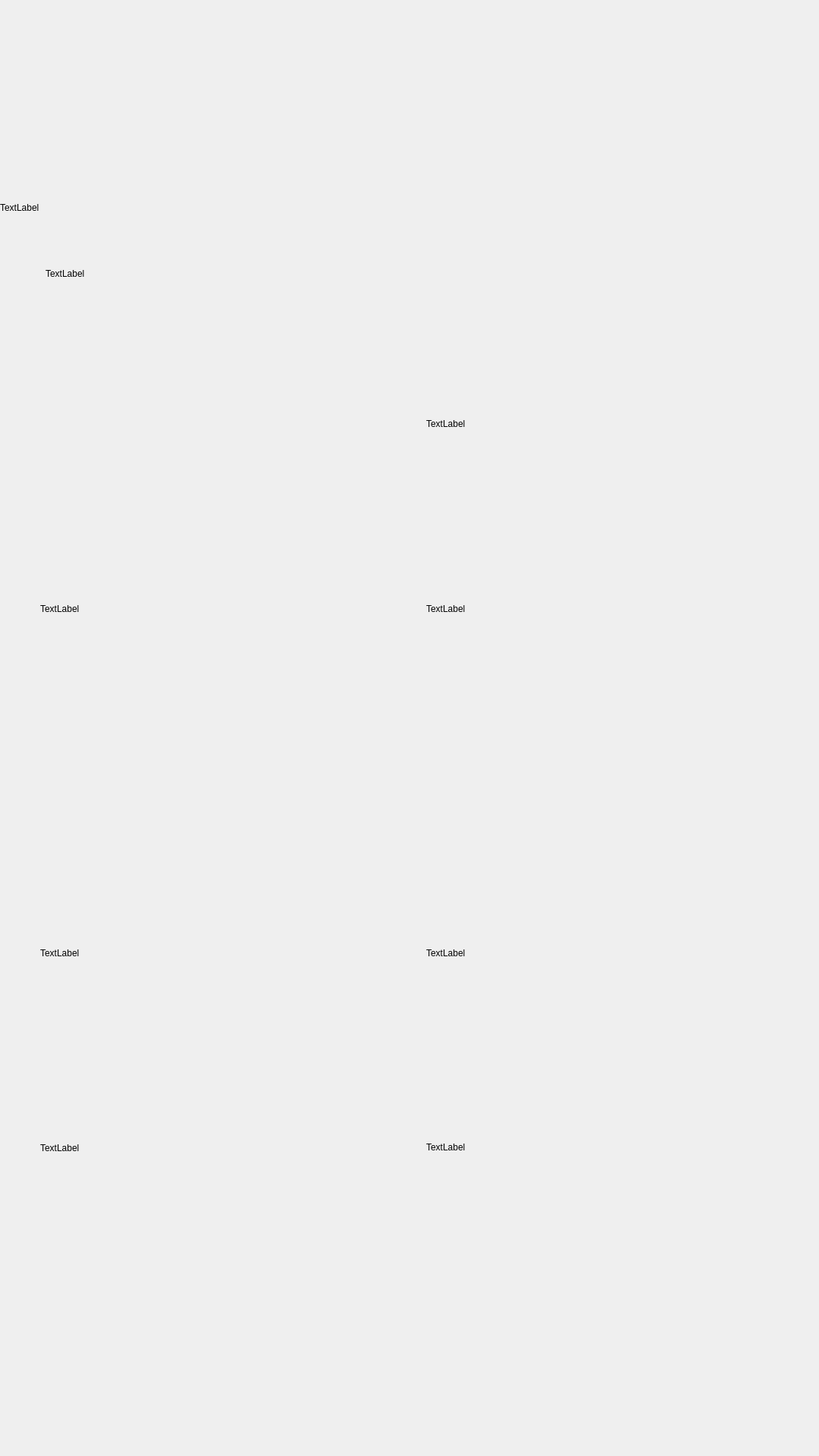
<?xml version="1.0" encoding="UTF-8"?>
<ui version="4.0">
 <class>page_idle_products</class>
 <widget class="QWidget" name="page_idle_products">
  <property name="geometry">
   <rect>
    <x>0</x>
    <y>0</y>
    <width>1080</width>
    <height>1920</height>
   </rect>
  </property>
  <property name="windowTitle">
   <string>Form</string>
  </property>
  <property name="styleSheet">
   <string notr="true"/>
  </property>
  <widget class="QLabel" name="label_product_1_photo">
   <property name="geometry">
    <rect>
     <x>53</x>
     <y>334</y>
     <width>450</width>
     <height>450</height>
    </rect>
   </property>
   <property name="font">
    <font>
     <pointsize>48</pointsize>
     <weight>75</weight>
     <bold>true</bold>
    </font>
   </property>
   <property name="styleSheet">
    <string notr="true"/>
   </property>
   <property name="text">
    <string/>
   </property>
   <property name="alignment">
    <set>Qt::AlignCenter</set>
   </property>
   <property name="wordWrap">
    <bool>true</bool>
   </property>
  </widget>
  <widget class="QLabel" name="label_product_2_photo">
   <property name="geometry">
    <rect>
     <x>562</x>
     <y>334</y>
     <width>450</width>
     <height>450</height>
    </rect>
   </property>
   <property name="font">
    <font>
     <pointsize>48</pointsize>
     <weight>75</weight>
     <bold>true</bold>
    </font>
   </property>
   <property name="layoutDirection">
    <enum>Qt::LeftToRight</enum>
   </property>
   <property name="styleSheet">
    <string notr="true"/>
   </property>
   <property name="text">
    <string/>
   </property>
   <property name="alignment">
    <set>Qt::AlignCenter</set>
   </property>
   <property name="wordWrap">
    <bool>true</bool>
   </property>
  </widget>
  <widget class="QLabel" name="label_product_3_photo">
   <property name="geometry">
    <rect>
     <x>53</x>
     <y>1032</y>
     <width>450</width>
     <height>450</height>
    </rect>
   </property>
   <property name="font">
    <font>
     <pointsize>48</pointsize>
     <weight>75</weight>
     <bold>true</bold>
    </font>
   </property>
   <property name="layoutDirection">
    <enum>Qt::LeftToRight</enum>
   </property>
   <property name="styleSheet">
    <string notr="true"/>
   </property>
   <property name="text">
    <string/>
   </property>
   <property name="alignment">
    <set>Qt::AlignCenter</set>
   </property>
   <property name="wordWrap">
    <bool>true</bool>
   </property>
  </widget>
  <widget class="QLabel" name="label_product_4_photo">
   <property name="geometry">
    <rect>
     <x>562</x>
     <y>1032</y>
     <width>450</width>
     <height>450</height>
    </rect>
   </property>
   <property name="font">
    <font>
     <pointsize>48</pointsize>
     <weight>75</weight>
     <bold>true</bold>
    </font>
   </property>
   <property name="layoutDirection">
    <enum>Qt::LeftToRight</enum>
   </property>
   <property name="styleSheet">
    <string notr="true"/>
   </property>
   <property name="text">
    <string/>
   </property>
   <property name="alignment">
    <set>Qt::AlignCenter</set>
   </property>
   <property name="wordWrap">
    <bool>true</bool>
   </property>
  </widget>
  <widget class="QLabel" name="label_product1_price">
   <property name="geometry">
    <rect>
     <x>50</x>
     <y>820</y>
     <width>450</width>
     <height>71</height>
    </rect>
   </property>
   <property name="text">
    <string/>
   </property>
  </widget>
  <widget class="QLabel" name="label_product2_price">
   <property name="geometry">
    <rect>
     <x>562</x>
     <y>820</y>
     <width>450</width>
     <height>81</height>
    </rect>
   </property>
   <property name="text">
    <string/>
   </property>
  </widget>
  <widget class="QLabel" name="label_product3_price">
   <property name="geometry">
    <rect>
     <x>53</x>
     <y>1520</y>
     <width>450</width>
     <height>71</height>
    </rect>
   </property>
   <property name="text">
    <string/>
   </property>
  </widget>
  <widget class="QLabel" name="label_product4_price">
   <property name="geometry">
    <rect>
     <x>562</x>
     <y>1520</y>
     <width>450</width>
     <height>71</height>
    </rect>
   </property>
   <property name="text">
    <string/>
   </property>
  </widget>
  <widget class="QLabel" name="label_product_3_type">
   <property name="geometry">
    <rect>
     <x>53</x>
     <y>1490</y>
     <width>450</width>
     <height>48</height>
    </rect>
   </property>
   <property name="text">
    <string>TextLabel</string>
   </property>
  </widget>
  <widget class="QLabel" name="label_product_2_type">
   <property name="geometry">
    <rect>
     <x>562</x>
     <y>780</y>
     <width>450</width>
     <height>46</height>
    </rect>
   </property>
   <property name="text">
    <string>TextLabel</string>
   </property>
  </widget>
  <widget class="QLabel" name="label_product_4_type">
   <property name="geometry">
    <rect>
     <x>562</x>
     <y>1490</y>
     <width>450</width>
     <height>46</height>
    </rect>
   </property>
   <property name="text">
    <string>TextLabel</string>
   </property>
  </widget>
  <widget class="QLabel" name="label_product_1_type">
   <property name="geometry">
    <rect>
     <x>53</x>
     <y>780</y>
     <width>450</width>
     <height>46</height>
    </rect>
   </property>
   <property name="text">
    <string>TextLabel</string>
   </property>
  </widget>
  <widget class="QLabel" name="product_photo_label_text_2">
   <property name="geometry">
    <rect>
     <x>850</x>
     <y>300</y>
     <width>450</width>
     <height>450</height>
    </rect>
   </property>
   <property name="font">
    <font>
     <pointsize>46</pointsize>
    </font>
   </property>
   <property name="autoFillBackground">
    <bool>false</bool>
   </property>
   <property name="text">
    <string/>
   </property>
  </widget>
  <widget class="QLabel" name="label_product_1_photo_text">
   <property name="geometry">
    <rect>
     <x>53</x>
     <y>334</y>
     <width>450</width>
     <height>450</height>
    </rect>
   </property>
   <property name="font">
    <font>
     <pointsize>48</pointsize>
     <weight>75</weight>
     <bold>true</bold>
    </font>
   </property>
   <property name="styleSheet">
    <string notr="true">color:#707173;</string>
   </property>
   <property name="text">
    <string/>
   </property>
   <property name="alignment">
    <set>Qt::AlignCenter</set>
   </property>
   <property name="wordWrap">
    <bool>true</bool>
   </property>
  </widget>
  <widget class="QLabel" name="label_product_2_photo_text">
   <property name="geometry">
    <rect>
     <x>562</x>
     <y>334</y>
     <width>450</width>
     <height>450</height>
    </rect>
   </property>
   <property name="font">
    <font>
     <pointsize>48</pointsize>
     <weight>75</weight>
     <bold>true</bold>
    </font>
   </property>
   <property name="styleSheet">
    <string notr="true">color:#707173;</string>
   </property>
   <property name="text">
    <string/>
   </property>
   <property name="alignment">
    <set>Qt::AlignCenter</set>
   </property>
   <property name="wordWrap">
    <bool>true</bool>
   </property>
  </widget>
  <widget class="QLabel" name="label_product_4_photo_text">
   <property name="geometry">
    <rect>
     <x>570</x>
     <y>1030</y>
     <width>450</width>
     <height>450</height>
    </rect>
   </property>
   <property name="font">
    <font>
     <pointsize>48</pointsize>
     <weight>75</weight>
     <bold>true</bold>
    </font>
   </property>
   <property name="styleSheet">
    <string notr="true">color:#707173;</string>
   </property>
   <property name="text">
    <string/>
   </property>
   <property name="alignment">
    <set>Qt::AlignCenter</set>
   </property>
   <property name="wordWrap">
    <bool>true</bool>
   </property>
  </widget>
  <widget class="QLabel" name="label_product_3_photo_text">
   <property name="geometry">
    <rect>
     <x>50</x>
     <y>1030</y>
     <width>450</width>
     <height>450</height>
    </rect>
   </property>
   <property name="font">
    <font>
     <pointsize>48</pointsize>
     <weight>75</weight>
     <bold>true</bold>
    </font>
   </property>
   <property name="styleSheet">
    <string notr="true">color:#707173;</string>
   </property>
   <property name="text">
    <string/>
   </property>
   <property name="alignment">
    <set>Qt::AlignCenter</set>
   </property>
   <property name="wordWrap">
    <bool>true</bool>
   </property>
  </widget>
  <widget class="QLabel" name="label_product_1_overlay">
   <property name="geometry">
    <rect>
     <x>60</x>
     <y>280</y>
     <width>450</width>
     <height>161</height>
    </rect>
   </property>
   <property name="text">
    <string>TextLabel</string>
   </property>
  </widget>
  <widget class="QLabel" name="label_product_2_overlay">
   <property name="geometry">
    <rect>
     <x>562</x>
     <y>334</y>
     <width>450</width>
     <height>450</height>
    </rect>
   </property>
   <property name="text">
    <string>TextLabel</string>
   </property>
  </widget>
  <widget class="QLabel" name="label_product_4_overlay">
   <property name="geometry">
    <rect>
     <x>562</x>
     <y>1032</y>
     <width>450</width>
     <height>450</height>
    </rect>
   </property>
   <property name="text">
    <string>TextLabel</string>
   </property>
  </widget>
  <widget class="QLabel" name="label_product_3_overlay">
   <property name="geometry">
    <rect>
     <x>53</x>
     <y>1032</y>
     <width>450</width>
     <height>450</height>
    </rect>
   </property>
   <property name="text">
    <string>TextLabel</string>
   </property>
  </widget>
  <widget class="QLabel" name="label_pick_soap">
   <property name="geometry">
    <rect>
     <x>0</x>
     <y>178</y>
     <width>1080</width>
     <height>191</height>
    </rect>
   </property>
   <property name="text">
    <string>TextLabel</string>
   </property>
  </widget>
  <widget class="QLabel" name="logo_label">
   <property name="geometry">
    <rect>
     <x>446</x>
     <y>1732</y>
     <width>191</width>
     <height>181</height>
    </rect>
   </property>
   <property name="text">
    <string/>
   </property>
  </widget>
  <zorder>label_product_1_type</zorder>
  <zorder>label_product_2_photo</zorder>
  <zorder>label_product_2_photo_text</zorder>
  <zorder>label_product_1_photo</zorder>
  <zorder>label_product_1_photo_text</zorder>
  <zorder>label_product_3_photo</zorder>
  <zorder>label_product_4_photo</zorder>
  <zorder>label_product1_price</zorder>
  <zorder>label_product2_price</zorder>
  <zorder>label_product3_price</zorder>
  <zorder>label_product4_price</zorder>
  <zorder>label_product_3_type</zorder>
  <zorder>label_product_2_type</zorder>
  <zorder>label_product_4_type</zorder>
  <zorder>product_photo_label_text_2</zorder>
  <zorder>label_product_4_photo_text</zorder>
  <zorder>label_product_3_photo_text</zorder>
  <zorder>label_product_1_overlay</zorder>
  <zorder>label_product_2_overlay</zorder>
  <zorder>label_product_4_overlay</zorder>
  <zorder>label_product_3_overlay</zorder>
  <zorder>label_pick_soap</zorder>
  <zorder>logo_label</zorder>
 </widget>
 <resources/>
 <connections/>
</ui>
